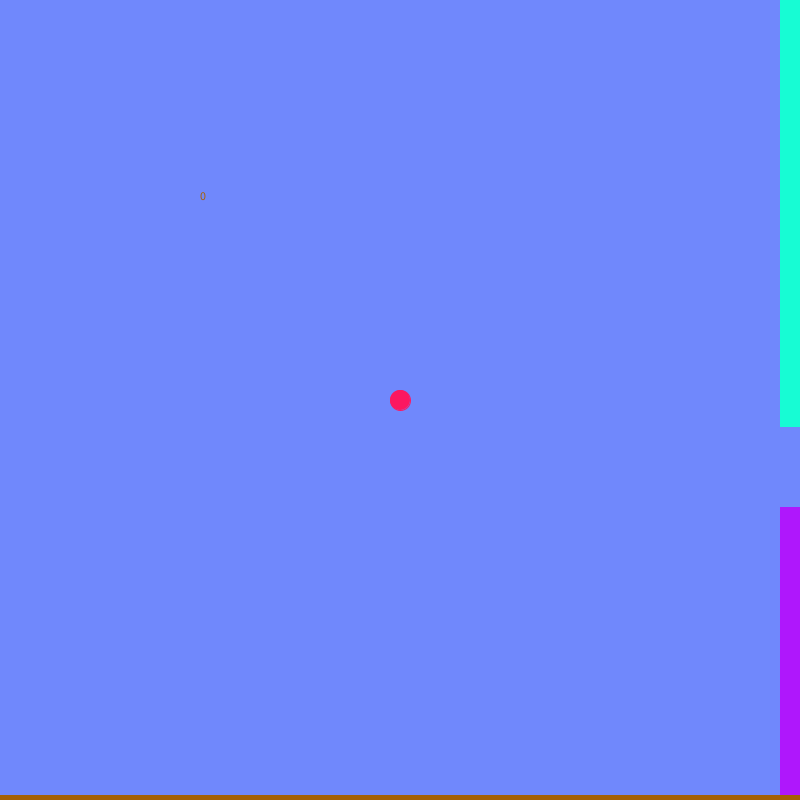
Frame 1 (no input)
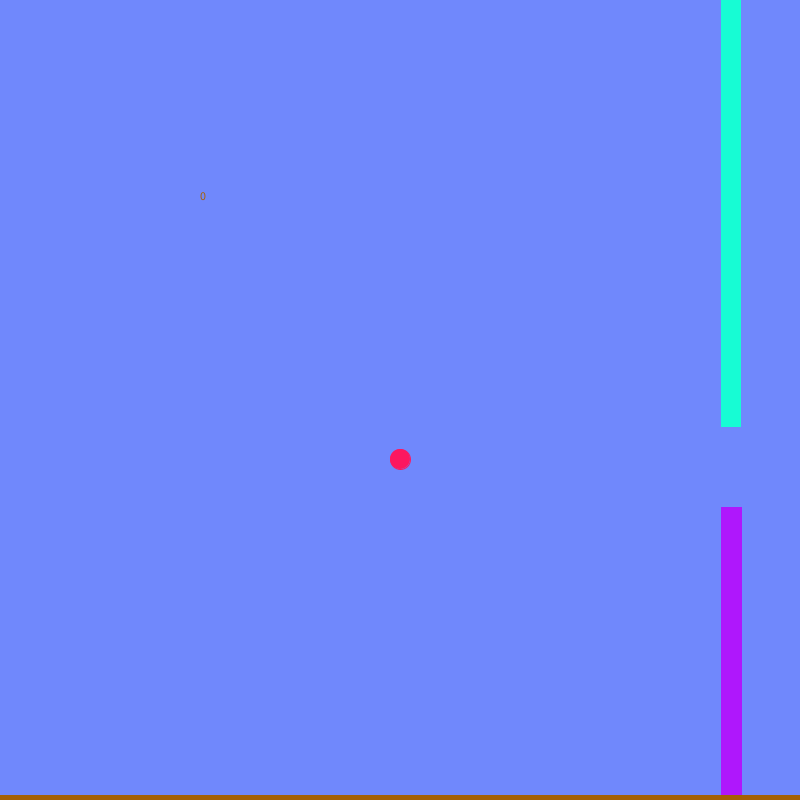
Frame 60 (the mouse pressed at the canvas centre just before this capture)
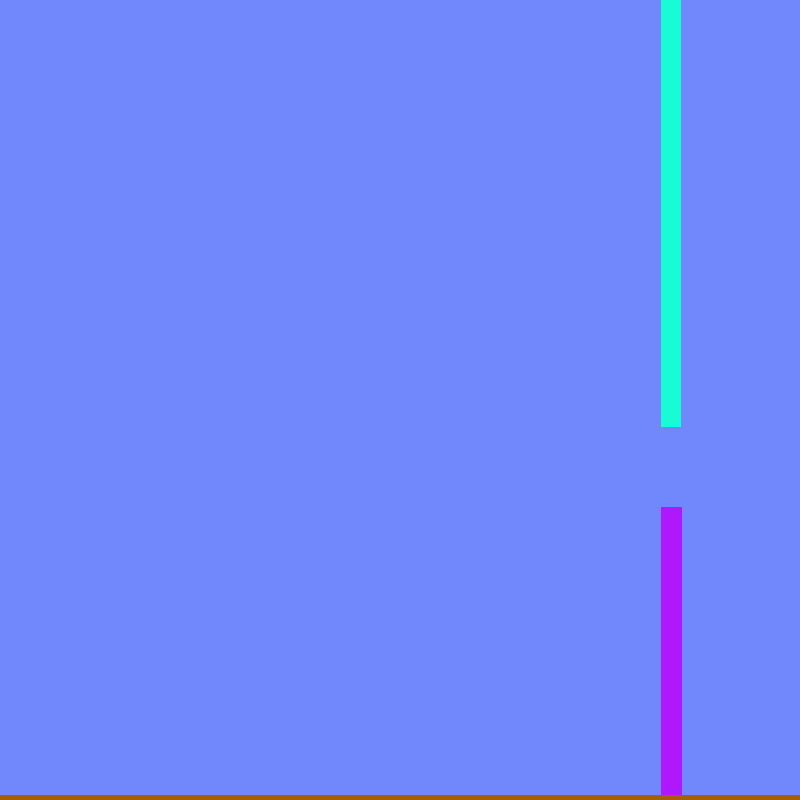
Frame 120 (the mouse held since frame 60 and released just before this capture)

The Processing sketch that drew these frames (run headless with seeded random() and noise(); from frame 60 on, the mouse is pressed at the canvas centre):

// Processing sketch: FlappyBird
// ── FlappyBird.pde
int x = 400;
int y=400;
int birdYVelocity = 30;
int gravity = 1;
int rectX = 780;
int upperPipeHeight = (int) random(100,400);
int lowerY = 800-(upperPipeHeight+80);
int score = 0;
void setup(){
 size(800,800); 
}

void draw(){
  background(112, 136, 252);
  fill(252, 23, 96);
  stroke(252, 23, 96);
  ellipse(x,y,20,20);
  fill(175, 23, 252);
  stroke(175, 23, 252);
  rect(rectX,800-upperPipeHeight,20,upperPipeHeight);
  fill(23, 252, 212);
  noStroke();
  rect(rectX, 0, 20, lowerY);
  fill(165, 96, 5);
  noStroke();
  rect(0,795,800,5);
  if(y==800){
    gravity=0;
    birdYVelocity=0;
    text("The game has ended", 400,400);
  }
  if(y>0){
    y=y+gravity;
    text(score, 200,200);
  }
  if(mousePressed){
   y=y-birdYVelocity; 
  }
  if(rectX>0){
    rectX=rectX-1;
  }
  else{
    rectX=780;
  }
}

boolean intersectsPipes(){
  if(y<upperPipeHeight && x > rectX && x<(rectX+20)){
    return true;
  }
  else if(y>lowerY && x>rectX && x<(rectX+20)){
    return true;
  }
  else{
    return false;
  }
}
